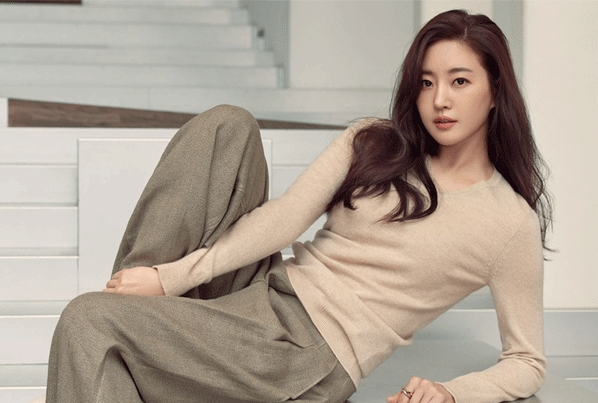
#> input picture KG_OpenCV/101/Images/person_1.png, 598 x 403 px
$ python opencv_test_7.11-4.py
#> lines starting #> are read from the running program, lines starting #| are printed output that depends on the picture; after the words box and inside, x2 and y2 are one past the last pixel; in counts of white or black regions, pixels touching at a corner belong together
# ⭐⭐⭐ 문제 4
# [특정 색상 범위로 마스크 생성]

# ✅ 조건:

# HSV 이미지에서 특정 색상 범위(H_min ~ H_max, S_min ~ S_max, V_min ~ V_max)를 지정

# cv2.inRange()를 사용해 마스크 생성

# 마스크 이미지 출력

# ✅ 목표 함수:

# cv2.inRange()

# cv2.imshow()

import cv2
import numpy as np

# ① 이미지 읽기
img = cv2.imread('Images/person_1.png')
#> img is the input picture: shape (403, 598, 3); mean B, G, R 149.6, 162.3, 175
cv2.imshow('Original', img)

# ② BGR -> HSV 변환
hsv = cv2.cvtColor(img, cv2.COLOR_BGR2HSV)
#> hsv: shape (403, 598, 3); mean H, S, V 25, 43.5, 175.2

# 색 범위 지정
lower = np.array((100, 100, 100))
upper = np.array((140, 255, 255))

# 마스크 생성
mask = cv2.inRange(img, lower, upper)
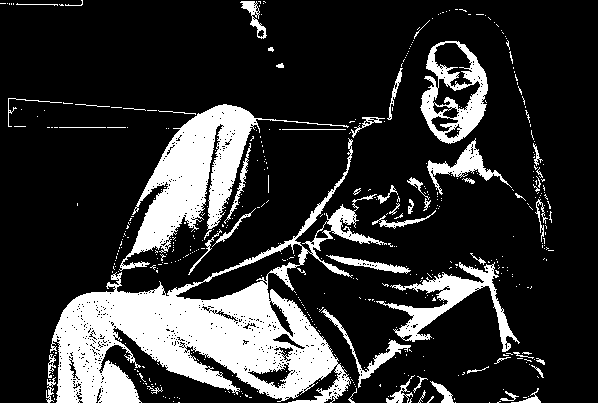
#> mask: shape (403, 598); 19.6% white; 476 white regions (423 under 20 px), largest, box (x1, y1, x2, y2) and area: (50, 138, 387, 403) 24707, (119, 104, 349, 271) 9434, (376, 262, 520, 352) 3077

# 마스크를 이용해 원본이미지에서 색상 추출
test = cv2.bitwise_and(img, img, mask=mask)
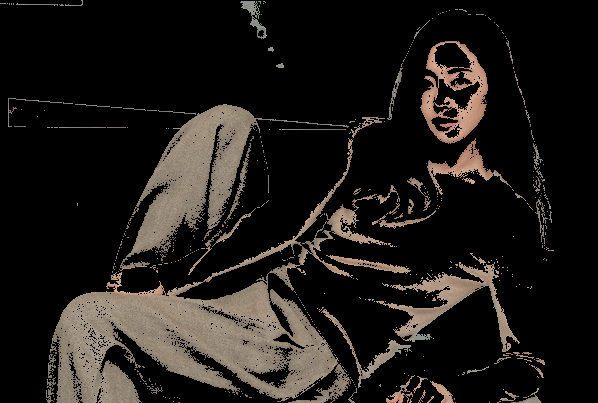
#> test: shape (403, 598, 3); mean B, G, R 23.5, 27, 30.5

cv2.imshow('mask',mask )

cv2.waitKey(0)
cv2.destroyAllWindows()
